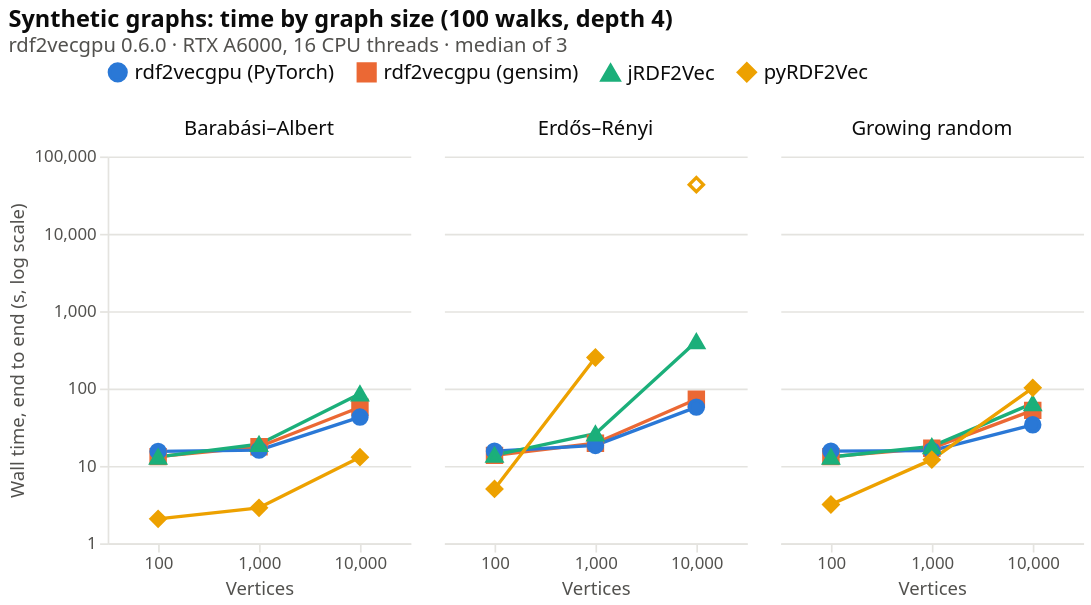

This figure's Vega-Lite source:
### Vega-Lite specification from a JSON file in a GitHub repository (floating-point values rounded to 4 significant figures)
{"$schema": "https://vega.github.io/schema/vega-lite/v5.json", "title": {"text": "Synthetic graphs: time by graph size (100 walks, depth 4)", "subtitle": "rdf2vecgpu 0.6.0 · RTX A6000, 16 CPU threads · median of 3", "anchor": "start"}, "data": {"values": [{"framework": "rdf2vecgpu (gensim)", "x": "100", "facet": "Barabási–Albert", "seconds": 13.19, "ok": true, "time": "13.2 s", "range": "13.2 s – 13.5 s, 3 runs"}, {"framework": "rdf2vecgpu (gensim)", "x": "1,000", "facet": "Barabási–Albert", "seconds": 17.7, "ok": true, "time": "17.7 s", "range": "17.7 s – 17.8 s, 3 runs"}, {"framework": "rdf2vecgpu (gensim)", "x": "10,000", "facet": "Barabási–Albert", "seconds": 57.31, "ok": true, "time": "57.3 s", "range": "57.1 s – 57.4 s, 3 runs"}, {"framework": "rdf2vecgpu (gensim)", "x": "100", "facet": "Erdős–Rényi", "seconds": 13.69, "ok": true, "time": "13.7 s", "range": "13.6 s – 13.7 s, 3 runs"}, {"framework": "rdf2vecgpu (gensim)", "x": "1,000", "facet": "Erdős–Rényi", "seconds": 19.61, "ok": true, "time": "19.6 s", "range": "19.5 s – 19.6 s, 3 runs"}, {"framework": "rdf2vecgpu (gensim)", "x": "10,000", "facet": "Erdős–Rényi", "seconds": 72.61, "ok": true, "time": "72.6 s", "range": "72.2 s – 72.9 s, 3 runs"}, {"framework": "rdf2vecgpu (gensim)", "x": "100", "facet": "Growing random", "seconds": 13.19, "ok": true, "time": "13.2 s", "range": "13.1 s – 13.2 s, 3 runs"}, {"framework": "rdf2vecgpu (gensim)", "x": "1,000", "facet": "Growing random", "seconds": 16.95, "ok": true, "time": "16.9 s", "range": "16.9 s – 17.0 s, 3 runs"}, {"framework": "rdf2vecgpu (gensim)", "x": "10,000", "facet": "Growing random", "seconds": 52.21, "ok": true, "time": "52.2 s", "range": "51.2 s – 52.7 s, 3 runs"}, {"framework": "rdf2vecgpu (PyTorch)", "x": "100", "facet": "Barabási–Albert", "seconds": 15.39, "ok": true, "time": "15.4 s", "range": "15.4 s – 15.8 s, 3 runs"}, {"framework": "rdf2vecgpu (PyTorch)", "x": "1,000", "facet": "Barabási–Albert", "seconds": 15.99, "ok": true, "time": "16.0 s", "range": "15.9 s – 16.0 s, 3 runs"}, {"framework": "rdf2vecgpu (PyTorch)", "x": "10,000", "facet": "Barabási–Albert", "seconds": 42.79, "ok": true, "time": "42.8 s", "range": "42.7 s – 42.9 s, 3 runs"}, {"framework": "rdf2vecgpu (PyTorch)", "x": "100", "facet": "Erdős–Rényi", "seconds": 15.49, "ok": true, "time": "15.5 s", "range": "15.5 s – 15.7 s, 3 runs"}, {"framework": "rdf2vecgpu (PyTorch)", "x": "1,000", "facet": "Erdős–Rényi", "seconds": 18.4, "ok": true, "time": "18.4 s", "range": "17.9 s – 18.5 s, 3 runs"}, {"framework": "rdf2vecgpu (PyTorch)", "x": "10,000", "facet": "Erdős–Rényi", "seconds": 57.56, "ok": true, "time": "57.6 s", "range": "57.4 s – 60.3 s, 3 runs"}, {"framework": "rdf2vecgpu (PyTorch)", "x": "100", "facet": "Growing random", "seconds": 15.54, "ok": true, "time": "15.5 s", "range": "15.5 s – 15.8 s, 3 runs"}, {"framework": "rdf2vecgpu (PyTorch)", "x": "1,000", "facet": "Growing random", "seconds": 15.74, "ok": true, "time": "15.7 s", "range": "15.7 s – 15.7 s, 3 runs"}, {"framework": "rdf2vecgpu (PyTorch)", "x": "10,000", "facet": "Growing random", "seconds": 34.02, "ok": true, "time": "34.0 s", "range": "32.9 s – 34.3 s, 3 runs"}, {"framework": "jRDF2Vec", "x": "100", "facet": "Barabási–Albert", "seconds": 13.09, "ok": true, "time": "13.1 s", "range": "13.1 s – 13.2 s, 3 runs"}, {"framework": "jRDF2Vec", "x": "1,000", "facet": "Barabási–Albert", "seconds": 19.07, "ok": true, "time": "19.1 s", "range": "19.1 s – 19.5 s, 3 runs"}, {"framework": "jRDF2Vec", "x": "10,000", "facet": "Barabási–Albert", "seconds": 85.56, "ok": true, "time": "85.6 s", "range": "82.0 s – 86.9 s, 3 runs"}, {"framework": "jRDF2Vec", "x": "100", "facet": "Erdős–Rényi", "seconds": 13.8, "ok": true, "time": "13.8 s", "range": "13.7 s – 14.0 s, 3 runs"}, {"framework": "jRDF2Vec", "x": "1,000", "facet": "Erdős–Rényi", "seconds": 26.09, "ok": true, "time": "26.1 s", "range": "25.0 s – 26.6 s, 3 runs"}, {"framework": "jRDF2Vec", "x": "10,000", "facet": "Erdős–Rényi", "seconds": 405.2, "ok": true, "time": "6.8 min", "range": "6.6 min – 6.9 min, 3 runs"}, {"framework": "jRDF2Vec", "x": "100", "facet": "Growing random", "seconds": 13.04, "ok": true, "time": "13.0 s", "range": "13.0 s – 13.1 s, 3 runs"}, {"framework": "jRDF2Vec", "x": "1,000", "facet": "Growing random", "seconds": 17.88, "ok": true, "time": "17.9 s", "range": "17.7 s – 18.1 s, 3 runs"}, {"framework": "jRDF2Vec", "x": "10,000", "facet": "Growing random", "seconds": 64.36, "ok": true, "time": "64.4 s", "range": "61.3 s – 65.3 s, 3 runs"}, {"framework": "pyRDF2Vec", "x": "100", "facet": "Barabási–Albert", "seconds": 2.071, "ok": true, "time": "2.1 s", "range": "2.1 s – 2.1 s, 3 runs"}, {"framework": "pyRDF2Vec", "x": "1,000", "facet": "Barabási–Albert", "seconds": 2.874, "ok": true, "time": "2.9 s", "range": "2.9 s – 2.9 s, 3 runs"}, {"framework": "pyRDF2Vec", "x": "10,000", "facet": "Barabási–Albert", "seconds": 12.97, "ok": true, "time": "13.0 s", "range": "13.0 s – 13.1 s, 3 runs"}, {"framework": "pyRDF2Vec", "x": "100", "facet": "Erdős–Rényi", "seconds": 5.038, "ok": true, "time": "5.0 s", "range": "5.0 s – 5.2 s, 3 runs"}, {"framework": "pyRDF2Vec", "x": "1,000", "facet": "Erdős–Rényi", "seconds": 251.9, "ok": true, "time": "4.2 min", "range": "4.2 min – 4.2 min, 2 runs"}, {"framework": "pyRDF2Vec", "x": "10,000", "facet": "Erdős–Rényi", "seconds": 43200.0, "ok": false, "time": "> 12.0 h (timed out)", "range": ""}, {"framework": "pyRDF2Vec", "x": "100", "facet": "Growing random", "seconds": 3.174, "ok": true, "time": "3.2 s", "range": "3.1 s – 3.3 s, 3 runs"}, {"framework": "pyRDF2Vec", "x": "1,000", "facet": "Growing random", "seconds": 12.05, "ok": true, "time": "12.0 s", "range": "12.0 s – 13.0 s, 3 runs"}, {"framework": "pyRDF2Vec", "x": "10,000", "facet": "Growing random", "seconds": 102.1, "ok": true, "time": "1.7 min", "range": "1.7 min – 1.9 min, 3 runs"}]}, "facet": {"column": {"field": "facet", "type": "ordinal", "title": null, "sort": ["Barabási–Albert", "Erdős–Rényi", "Growing random"], "header": {"labelFontSize": 12}}}, "spec": {"width": 180, "height": 230, "layer": [{"transform": [{"filter": "datum.ok"}], "mark": {"type": "line", "strokeWidth": 2, "strokeCap": "round", "strokeJoin": "round"}, "encoding": {"x": {"field": "x", "type": "ordinal", "title": "Vertices", "sort": ["100", "1,000", "10,000"], "axis": {"labelAngle": 0}}, "y": {"field": "seconds", "type": "quantitative", "title": "Wall time, end to end (s, log scale)", "scale": {"type": "log", "domain": [1.0, 100000.0]}, "axis": {"values": [1.0, 10.0, 100.0, 1000.0, 10000.0, 100000.0], "format": ",.0f"}}, "color": {"field": "framework", "type": "nominal", "title": null, "scale": {"domain": ["rdf2vecgpu (PyTorch)", "rdf2vecgpu (gensim)", "jRDF2Vec", "pyRDF2Vec"], "range": ["#2a78d6", "#eb6834", "#1baf7a", "#eda100"]}, "legend": {"orient": "top", "direction": "horizontal", "symbolStrokeWidth": 2}}, "detail": {"field": "framework"}, "opacity": {"condition": {"param": "pick", "empty": true, "value": 1}, "value": 0.15}}}, {"params": [{"name": "pick", "select": {"type": "point", "fields": ["framework"]}, "bind": "legend"}], "mark": {"type": "point", "size": 70, "strokeWidth": 2, "filled": true}, "encoding": {"x": {"field": "x", "type": "ordinal", "title": "Vertices", "sort": ["100", "1,000", "10,000"], "axis": {"labelAngle": 0}}, "y": {"field": "seconds", "type": "quantitative", "title": "Wall time, end to end (s, log scale)", "scale": {"type": "log", "domain": [1.0, 100000.0]}, "axis": {"values": [1.0, 10.0, 100.0, 1000.0, 10000.0, 100000.0], "format": ",.0f"}}, "color": {"field": "framework", "type": "nominal", "title": null, "scale": {"domain": ["rdf2vecgpu (PyTorch)", "rdf2vecgpu (gensim)", "jRDF2Vec", "pyRDF2Vec"], "range": ["#2a78d6", "#eb6834", "#1baf7a", "#eda100"]}, "legend": {"orient": "top", "direction": "horizontal", "symbolStrokeWidth": 2}}, "stroke": {"field": "framework", "type": "nominal", "title": null, "scale": {"domain": ["rdf2vecgpu (PyTorch)", "rdf2vecgpu (gensim)", "jRDF2Vec", "pyRDF2Vec"], "range": ["#2a78d6", "#eb6834", "#1baf7a", "#eda100"]}, "legend": {"orient": "top", "direction": "horizontal", "symbolStrokeWidth": 2}}, "shape": {"field": "framework", "type": "nominal", "title": null, "scale": {"domain": ["rdf2vecgpu (PyTorch)", "rdf2vecgpu (gensim)", "jRDF2Vec", "pyRDF2Vec"], "range": ["circle", "square", "triangle-up", "diamond"]}}, "opacity": {"condition": {"param": "pick", "empty": true, "value": 1}, "value": 0.15}, "fillOpacity": {"condition": {"test": "datum.ok", "value": 1}, "value": 0}, "tooltip": [{"field": "framework", "title": "Framework"}, {"field": "facet", "title": "Graph model"}, {"field": "x", "title": "Vertices"}, {"field": "time", "title": "Median"}, {"field": "range", "title": "Range"}]}}]}, "resolve": {"scale": {"y": "shared"}}, "config": {"background": null, "font": "system-ui, -apple-system, Segoe UI, sans-serif", "view": {"stroke": null}, "title": {"color": "#0b0b0b", "subtitleColor": "#52514e", "fontSize": 14, "fontWeight": 600}, "axis": {"labelColor": "#52514e", "titleColor": "#52514e", "gridColor": "#e4e3df", "domainColor": "#e4e3df", "tickColor": "#e4e3df", "gridWidth": 1, "titleFontWeight": 500}, "header": {"labelColor": "#0b0b0b", "titleColor": "#52514e", "titleFontWeight": 500}, "legend": {"labelColor": "#0b0b0b", "labelFontSize": 12}}}
